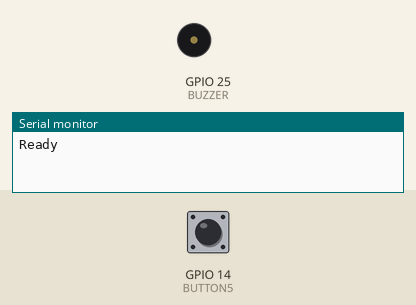
Simulated run of this sketch. Board: ESP32. On the bench: buzzer (waves = sounding, pin HIGH), the last lines printed to the serial monitor. Inputs (shaded band) come from the test bench; at power-on: GPIO 14 (BUTTON5) HIGH.

Above: at 2.2 s.
2.3 s: GPIO 14 (BUTTON5) pulled LOW for 1 s
At 2.4 s:
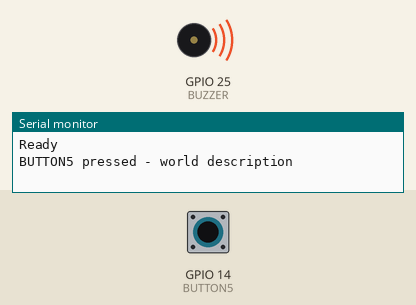
5.3 s: GPIO 14 (BUTTON5) pulled LOW for 3.2 s
At 9.7 s:
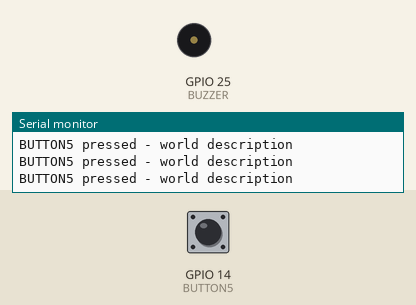
Timing chart, 0 to 11.2 s (numbered marks = the images above; inputs shaded):
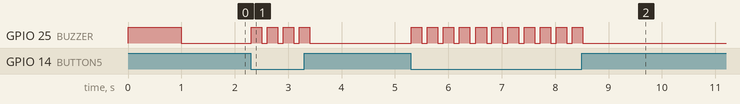

The sketch:

sketch_mar29a.ino
```cpp
/*
  ESP32 - Button 5 and Buzzer
  When button 5 is pressed buzzer beeps
*/

#define BUTTON5 14
#define BUZZER  25

unsigned long lastPressTime = 0;
#define DEBOUNCE_MS 300

bool debounce() {
  unsigned long now = millis();
  if (now - lastPressTime > DEBOUNCE_MS) {
    lastPressTime = now;
    return true;
  }
  return false;
}

void beep(int duration = 200) {
  digitalWrite(BUZZER, HIGH);
  delay(duration);
  digitalWrite(BUZZER, LOW);
}

void setup() {
  Serial.begin(9600);
  pinMode(BUTTON5, INPUT_PULLUP);
  pinMode(BUZZER,  OUTPUT);
  digitalWrite(BUZZER, LOW);

  // startup beep
  beep(1000);
  Serial.println("Ready");
}

void loop() {
  if (digitalRead(BUTTON5) == LOW && debounce()) {
    Serial.println("BUTTON5 pressed - world description");
    beep(200);
  }
  delay(10);
}
```

Measured:
- after the input at 2.3 s, GPIO 25 (BUZZER): alternates HIGH for 0.20 s and LOW for 0.10 s, 8 changes in all, then stays LOW, starting at once
- after the input at 5.3 s, GPIO 25 (BUZZER): alternates HIGH for 0.20 s and LOW for 0.10 s, 22 changes in all, then stays LOW, starting at once
